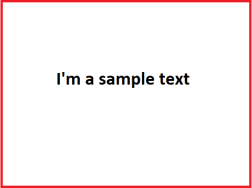
#> input picture Image processing/OpticalCharacterRecognition(OCR)/image.png, 252 x 188 px
$ jupyter execute --allow-errors main.ipynb   (shell and % lines are left out)
#> lines starting #> are read from the running program, lines starting #| are printed output that depends on the picture; after the words box and inside, x2 and y2 are one past the last pixel; in counts of white or black regions, pixels touching at a corner belong together
[cell 1]
import cv2
import pytesseract
from pytesseract import Output

pytesseract.pytesseract.tesseract_cmd = r'/usr/bin/tesseract'

def ocr_image(image_path):

#> called with image_path = 'image.png'
    img = cv2.imread(image_path)
#> img is the input picture: shape (188, 252, 3); mean B, G, R 242.4, 242.1, 251
    gray = cv2.cvtColor(img, cv2.COLOR_BGR2GRAY)
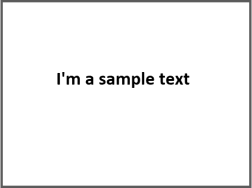
#> gray: shape (188, 252); min 0, max 255, mean 244.8
    gray = cv2.medianBlur(gray, 3)
    _, thresh = cv2.threshold(gray, 150, 255, cv2.THRESH_BINARY)  # Binarization
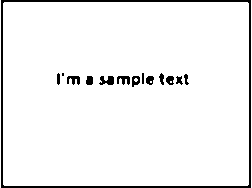
#> thresh: shape (188, 252); 95% white; 14 black regions (1 under 20 px), largest, box (x1, y1, x2, y2) and area: (1, 0, 251, 188) 1740, (99, 76, 114, 85) 95, (67, 76, 80, 85) 78

    custom_config = r'--oem 3 --psm 6'
    text = pytesseract.image_to_string(thresh, config=custom_config)


    data = pytesseract.image_to_data(thresh, output_type=Output.DICT)

    # Display the image with recognized text and bounding boxes
    for i in range(len(data['level'])):
        (x, y, w, h) = (data['left'][i], data['top'][i], data['width'][i], data['height'][i])
        conf = int(data['conf'][i])

        if conf > 60:  # Filter out low-confidence text detections
            cv2.rectangle(img, (x, y), (x + w, y + h), (0, 255, 0), 2)
            cv2.putText(img, data['text'][i], (x, y - 10), cv2.FONT_HERSHEY_SIMPLEX, 0.9, (0, 255, 0), 2)

    return text

image_path = 'image.png'
#> (the rest of this cell did not finish here and is left out)
